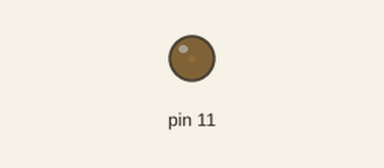
Bench run of a sketch on a simulated Arduino Uno, built with avr-gcc and run on an emulated ATmega328P. Parts: output pins drawn as LEDs (lit = HIGH).

Above: at 0.05 s.
At 6.4 s:
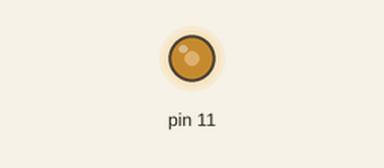
At 9.55 s:
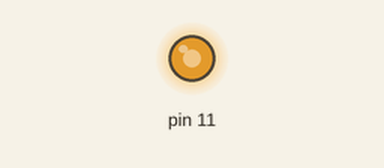
At 12.75 s:
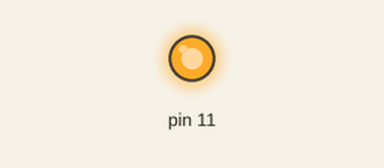
Timing chart, 0 to 16.6 s (numbered marks = the images above):
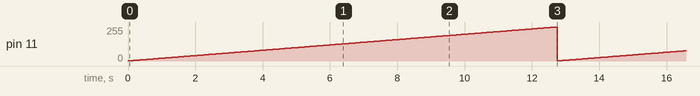

Measured:
- by itself, pin 11: ramps from 1/255 to 255/255 and jumps back, once every 12.8 s

The sketch:

exerc05.ino
```cpp
int i;

void setup() {
  // put your setup code here, to run once:
  pinMode(11, OUTPUT);
}

void loop() {
  // put your main code here, to run repeatedly:
  for(i=1; i<=255; i++)
  {
    analogWrite(11, i);
    delay(50);
  }
  /*for(i=255; i>=1; i--)
  {
    analogWrite(11, i);
    delay(10);
  }*/
}
```
